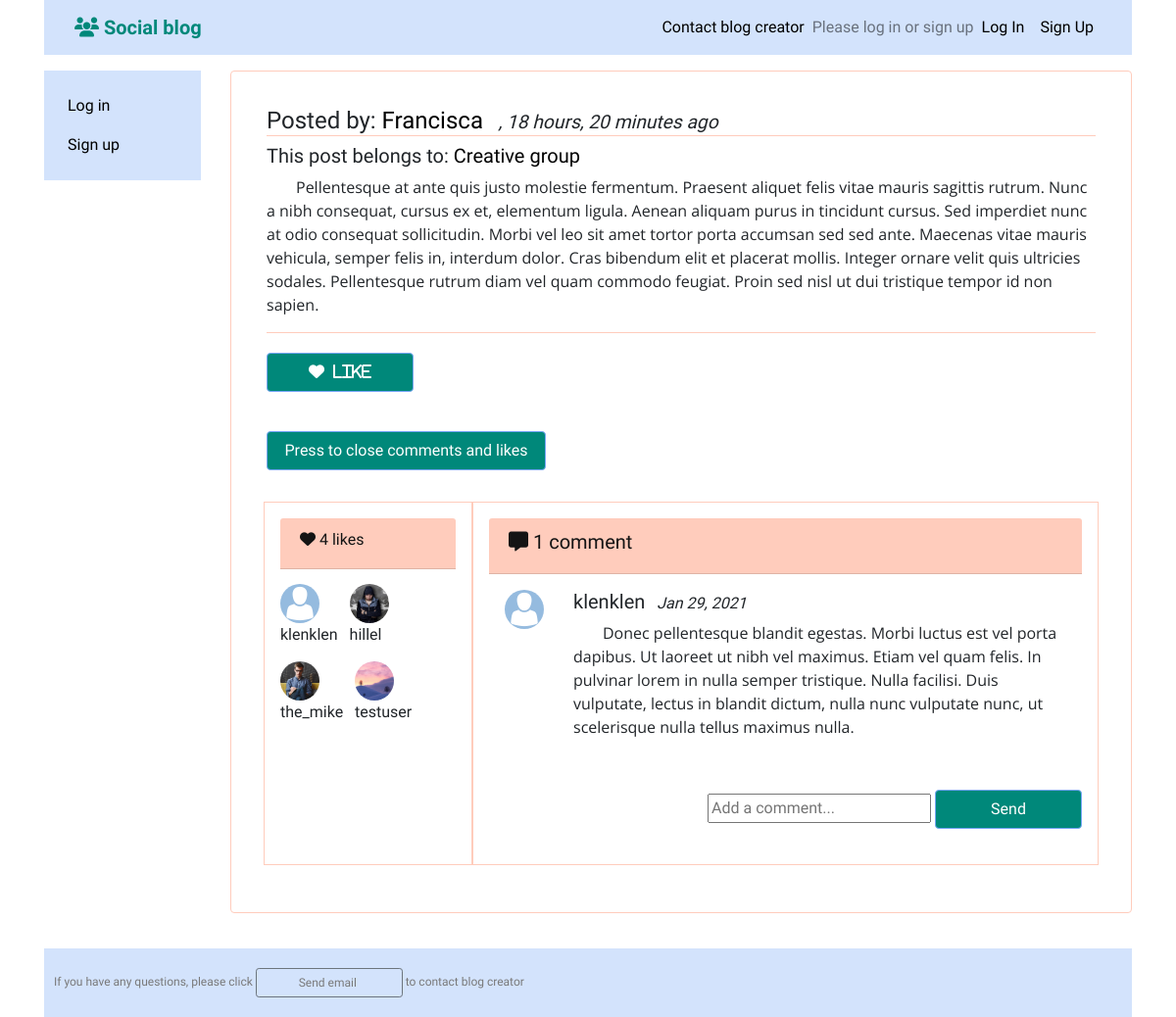
/posts/22/detail/, run on the app's committed database.
### posts/models.py (models this page shows, shortened)
class Post(models.Model):
    content = models.TextField()
    image = models.ImageField(upload_to='posts', validators=[FileExtensionValidator(['png', 'jpg', 'jpeg'])], blank=True)
    liked = models.ManyToManyField('profiles.Profile', blank=True, related_name='likes')
    updated = models.DateTimeField(auto_now=True)
    created = models.DateTimeField(auto_now_add=True)
    author = models.ForeignKey('profiles.Profile', on_delete=models.CASCADE, related_name='posts', null=True)
    group = models.ForeignKey(Group, related_name='posts', null=True, blank=True, on_delete=models.CASCADE)
    def num_likes(self):
        return self.liked.all().count()
    def num_comments(self):
        return self.comment_set.all().count()
    def get_users_liked(self):
        users = []
        for person in self.liked.all():
            users += [person.user]
        return users
    class Meta:
        ordering = ('-created',)

class Comment(models.Model):
    user = models.ForeignKey('profiles.Profile', on_delete=models.CASCADE, blank=True, null=True)
    post = models.ForeignKey(Post, on_delete=models.CASCADE)
    body = models.TextField(max_length=300)
    created_at = models.DateTimeField(auto_now_add=True)
    updated_date = models.DateTimeField(auto_now=True)

### profiles/models.py (models this page shows, shortened)
class Profile(models.Model):
    first_name = models.CharField(max_length=100, blank=True)
    last_name = models.CharField(max_length=100, blank=True)
    user = models.OneToOneField(User, on_delete=models.CASCADE)
    bio = models.TextField(default='No bio...')
    friends = models.ManyToManyField(User, related_name='friends', blank=True)
    email = models.EmailField(max_length=200, blank=True)
    country = models.CharField(max_length=200,blank=True)
    avatar = models.ImageField(default='avatar.png', upload_to='avatars/')
    slug = models.SlugField(unique=True, blank=True)
    updated = models.DateTimeField(auto_now=True)
    created = models.DateTimeField(auto_now_add=True)
    objects = ProfileManager()
    def __str__(self):
        return f'{self.user.username}'   #-{self.created.strftime("%d-%m-%Y")}
    __initial_first_name = None
    __initial_last_name = None
    def __init__(self, *args, **kwargs):
        super().__init__(*args, **kwargs)
        self.__initial_first_name = self.first_name
        self.__initial_last_name = self.last_name
    class Meta:
        ordering = ['-created',]

### groups/models.py (models this page shows, shortened)
class Group(models.Model):
    name = models.CharField(max_length=250, unique=True)
    slug = models.SlugField(null=True, unique=True)
    description = models.TextField(blank=True, default='')
    description_html = models.TextField(editable=False, default='', blank=True)
    members = models.ManyToManyField('profiles.Profile', through='GroupMember')
    class Meta:
        ordering = ['name']

### posts/views.py (the view, shortened to what this page needs)
# urls.py: path('<pk>/detail/', views.PostDetail.as_view(), name='single'),
class PostDetail(FormMixin, DetailView):
    template_name = "posts/post_detail.html"
    model = Post
    form_class = CommentModelForm
    def get_initial(self):
       return {"post": self.get_object()}
    def get_context_data(self, **kwargs):
        context = super(PostDetail, self).get_context_data(**kwargs)
        context['form'] = self.get_form()
        return context

### posts/forms.py
class CommentModelForm(forms.ModelForm):
    body = forms.CharField(label='',
                            widget=forms.TextInput(attrs={'placeholder': 'Add a comment...'}))
    class Meta:
        model = Comment
        fields = ('body',)

### profiles/context_processors.py (called while the page is built)
def profile_pic(request):
    if request.user.is_authenticated:
        profile_obj = Profile.objects.get(user=request.user)
        pic = profile_obj.avatar
        return {'picture': pic}
    return {}

def invitations_no_rec(request):
    if request.user.is_authenticated:
        profile_obj = Profile.objects.get(user=request.user)
        qs_count = Relationship.objects.invitations_received(profile_obj).count()
        return {'invitations_no': qs_count}
    return {}

### posts/templates/posts/post_detail.html (shortened to what this page needs)
<!DOCTYPE html>
{% extends 'base.html' %}
{% block content %}
<div class='card p-3'>
    <div class="card-body">
        <h4 class='profile_name'> Posted by:
        <a href="{% url 'profiles:profile_detail_view' slug=post.author.slug %}">
            {{post.author}}
        </a><small><em> &nbsp; , {{ post.created|timesince}} ago</em></small>&nbsp; </h4>
        {% if post.group.name %}
          <h5>This post belongs to:
            <a href="{% url 'groups:single' slug=post.group.slug %}">
            {{post.group.name}}</a></h5>
        {% endif %}
        <p>{{post.content}}</p>
        <div class="post_content">
        </div>
        <form action="{% url 'posts:like_post_view' %}" method="POST" id="{{post.id}}" >
            <button type="submit" class="btn btn-primary" >
            {% if user not in post.get_users_liked %}
            <i class="fas fa-heart">&nbsp; Like</i>
            {% else %}
            <i class="fas fa-heart">&nbsp; Unlike</i>
            {% endif %}
            </button>
        </form>
        <button class='btn btn-primary long_button' data-toggle="collapse" data-target="#comments_like">Press to close comments and likes</button>
            <div class="collapse show row" id="comments_like" style="padding: 12px">
                <div class="col-md-3 p-3 comment_like">
                    <div class="card-header detail_post" data-toggle="collapse" data-target="#like">
                        <h6><i class="fas fa-heart"></i> {{post.num_likes}} like{{post.num_likes|pluralize}} </h6>
                    </div>
                    <div>
                        <ul class="list-inline collapse show " id="like">
                            {% for person in post.liked.all %}
                                <li class="list-inline-item">
                                    <a href="{% url 'profiles:profile_detail_view' slug=person.slug%}"><img class="align-self-center avatar"
                                    style="width:40px;height:40px; margin-top: 15px;"
                                    src="{{person.avatar.url}}"></a><br>{{person}}
                                </li>
                            {% endfor %}
                        </ul>
                    </div>
                </div>
                <div class="col-md-9 p-3 comment_like">
                    <div class="card-header detail_post" style='width:auto;' data-toggle="collapse" data-target="#comments">
                        <h5><i class="fas fa-comment-alt"></i>  {{ post.num_comments }} comment{{post.num_comments|pluralize}}</h5>
                    </div>
                    <div>
                        <ul class="collapse show list-unstyled" id="comments" >
                            {% for comment in post.comment_set.all %}
                            <li class="list-item">
                                <div class="media p-3">
                                    <a href="{% url 'profiles:profile_detail_view' slug=comment.user.slug%}"><img class="align-self-center avatar"
                                    style="width:40px;height:40px; margin-right: 30px;"
                                    src="{{comment.user.avatar.url}}"></a><br>
                                    <div class="media-body">
                                        <h5>{{ comment.user }}<small><i> &nbsp; {{comment.created_at|date:"M d, Y"}}</i></small></h5>
                                        <p>{{ comment.body }}</p>
                                    </div>
                                </div>
                            </li>
                            {% endfor %}
                            <li class="float-end">
                                <form action="" method="POST">
                                    {{ form }}
                                    <button type="submit" name="submit_comment_form" class="btn btn-primary">Send</button>
                                </form>
                            </li>
                        </ul>
                    </div>
                </div>
            </div>
    </div>
</div>
{% endblock %}

### static/social_blog/css/master.css (style rules this page uses)
a { color: rgb(0, 0, 0); }
.avatar { width: 100px; height: 100px; object-fit:cover; border-radius: 50%; }
p { text-indent: 30px; font-family: 'Open Sans', sans-serif; }
.btn-primary { background:#00887A ; color: rgb(255, 255, 255); border-color:#77A6F7 ; }
.long_button { width: 285px !important; height: 40px; }
.btn { margin-bottom: 20px; margin-top: 20px; width: 150px; height: 40px; }
.card-header, .card-footer { background: #FFCCBC; color: rgb(20, 20, 20); }
.comment_like { border: 1px solid#FFCCBC; }
.card { margin-bottom: 20px; background-color: white; border: 1px solid#FFCCBC; }
.myprofile_friends, .detail_friends, .detail_post { cursor: pointer; }
.post_content, .profile_name, .line_content { border-bottom: 1px solid #FFCCBC; }

### data on the page
Post: author "Francisca", created "18 hours, 20 minutes", group.name "Creative group", content "Pellentesque at ante quis justo molestie fermentum. Praesent aliquet felis vitae mauris sagittis rutrum. Nunc a nibh consequat, cursus ex et, elementum ligula. Aenean aliquam purus in tincidunt cursus. Sed imperdiet nunc at odio consequat sollicitudin. Morbi vel leo sit amet tortor porta accumsan sed sed ante. Maecenas vitae mauris vehicula, semper felis in, interdum dolor. Cras bibendum elit et placerat mollis. Integer ornare velit quis ultricies sodales. Pellentesque rutrum diam vel quam commodo feugiat. Proin sed nisl ut dui tristique tempor id non sapien.", num_likes "4", num_comments "1"
Profile: avatar (placeholder picture), user.username "klenklen"
Profile: avatar (picture), user.username "hillel"
Profile: avatar (picture), user.username "the_mike"
Profile: avatar (picture), user.username "testuser"
Comment: user.avatar (placeholder picture), user "klenklen", created_at "Jan 29, 2021", body "Donec pellentesque blandit egestas. Morbi luctus est vel porta dapibus. Ut laoreet ut nibh vel maximus. Etiam vel quam felis. In pulvinar lorem in nulla semper tristique. Nulla facilisi. Duis vulputate, lectus in blandit dictum, nulla nunc vulputate nunc, ut scelerisque nulla tellus maximus nulla."
